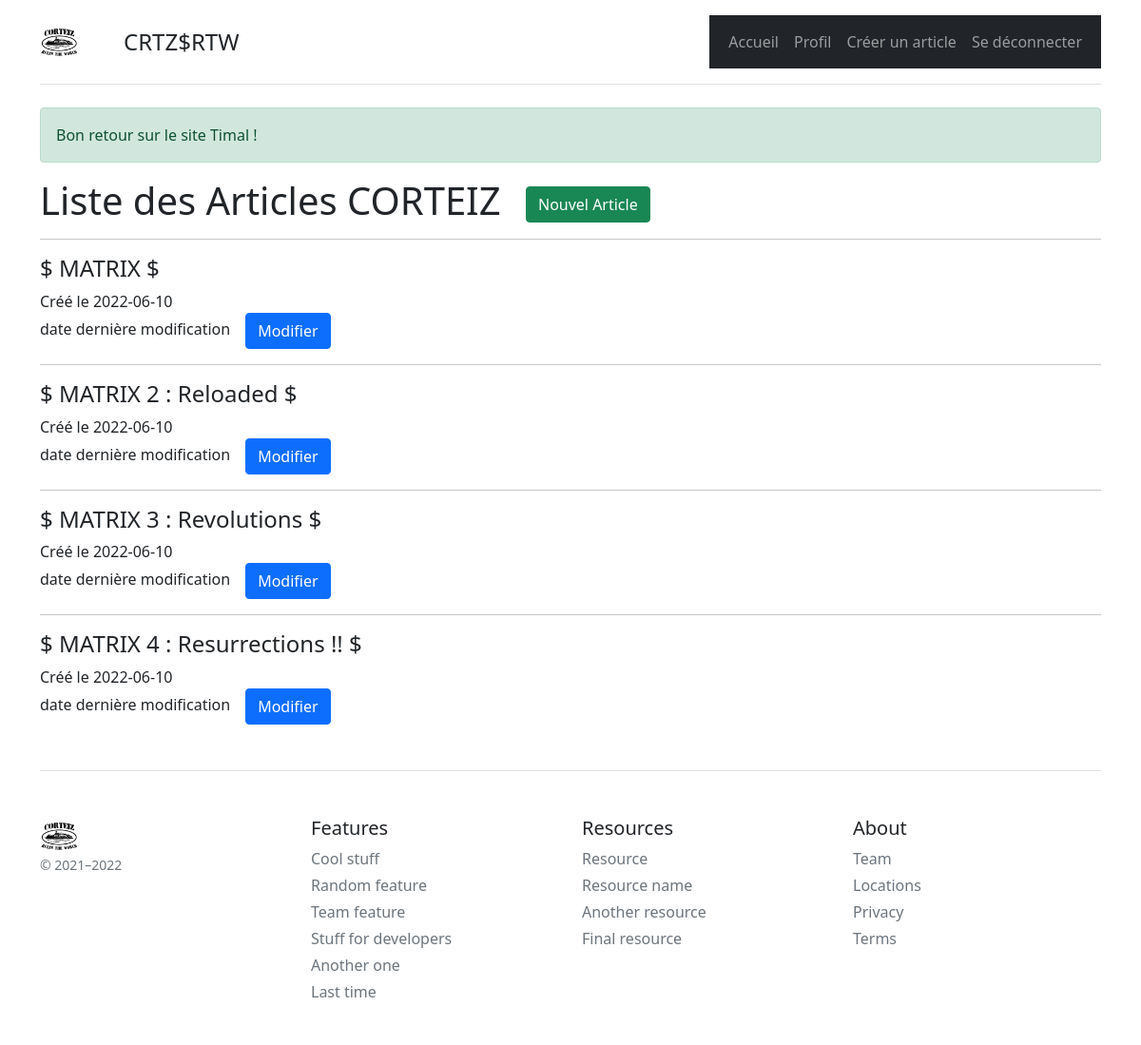
The app's page /compte/listerArticles (signed in) with its own data.
### tables this page shows
CREATE TABLE `article` (
  `id` int(11) NOT NULL,
  `titre` varchar(200) NOT NULL,
  `corps` text NOT NULL,
  `created_at` date NOT NULL,
  `updated_at` date DEFAULT NULL,
  `login` varchar(50) DEFAULT NULL
);

### controllers/MainController.controller.php (called while the page is built, shortened)
<?php
abstract class MainController{
    protected function genererPage($data){
        extract($data);
        require_once($view);
        $page_content = ob_get_clean();
        require_once($template);
    }
}

### controllers/Utilisateur/Utilisateur.controller.php (called while the page is built, shortened)
<?php
require_once("./controllers/MainController.controller.php");
require_once("./models/Utilisateur/Utilisateur.model.php");
class UtilisateurController extends MainController{
    private $utilisateurManager;
    public function __construct() {
       $this->utilisateurManager = new UtilisateurManager();
    }
    public function listerArticles(){
        $articles = $this->utilisateurManager->getArticles($_SESSION['profil']['login']);
        $data_page = [
            "page_description" => "Liste des articles de blog",
            "page_title" => "Liste des articles de blog",
            "articles" => $articles,
            "view" => "views/Utilisateur/listerArticles.view.php",
            "template" => "views/common/template.php"
        ];
        $this->genererPage($data_page);
    }
}

### models/Model.class.php (called while the page is built, shortened)
<?php
abstract class Model{
    private static $pdo;
    private static function setBdd(){
        self::$pdo = new PDO("mysql:host=127.0.0.1:8889;dbname=CRTZ;charset=utf8", "root", "root");
        self::$pdo->setAttribute(PDO::ATTR_ERRMODE, PDO::ERRMODE_EXCEPTION);
    }
    protected function getBdd(){
        return self::$pdo;
    }
}

### models/Utilisateur/Utilisateur.model.php (called while the page is built, shortened)
<?php
class UtilisateurManager extends MainManager{
    public function getArticles($login) {
        $req = "SELECT * FROM article WHERE login = :login";
        $stmt = $this->getBdd()->prepare($req);
        $stmt->bindValue(":login",$login,PDO::PARAM_STR);
        $stmt->execute();
        $resultat = $stmt->fetchAll(PDO::FETCH_ASSOC);
        return $resultat;
    }
}

### controllers/Securite.class.php (called while the page is built, shortened)
<?php
class Securite{
    public static function estConnecte(){
        return (!empty($_SESSION['profil']));
    }
}

### views/Utilisateur/listerArticles.view.php (the view)
<h1>Liste des Articles CORTEIZ <a href="<?= URL; ?>compte/creerArticle" class="btn btn-success ms-3">Nouvel Article</a></h1>
<?php foreach ($articles as $article) {
    echo '<hr>';
    echo "<h4>".$article["titre"]."</h4>";
    echo "Créé le " . $article["created_at"]. "</br>";
    echo "date dernière modification" . $article["updated_at"];
    echo '<a href="'.URL.'compte/modifierArticle/'.$article['id'].'" class="btn btn-primary ms-3">Modifier</a>';
} ?>

### index.php (shortened to what this page needs)
<?php
require_once("./controllers/Securite.class.php");
require_once("./controllers/Utilisateur/Utilisateur.controller.php");
$visiteurController = new VisiteurController();
$utilisateurController = new UtilisateurController();
try {
    if(empty($_GET['page'])){
        $page = "accueil";
    } else {
        $url = explode("/", filter_var($_GET['page'],FILTER_SANITIZE_URL));
        $page = $url[0];
    }
    switch($page){
        case "compte" :
            if (!Securite::estConnecte()){
                Toolbox::ajouterMessageAlerte("Veuillez vous connecter !",
                Toolbox::COULEUR_ROUGE);
                header("Location: ".URL."login");
            }else{
                switch($url[1]){
                    case 'listerArticles': $utilisateurController->listerArticles();
                    break;
                }
            }
        break;
    }
} catch (Exception $e){
    $visiteurController->pageErreur($e->getMessage());
}

### views/common/template.php (shortened to what this page needs)
<!DOCTYPE html>
<html lang="en">
<head>
    <link href="https://cdn.jsdelivr.net/npm/bootstrap@5.0.0-beta3/dist/css/bootstrap.min.css" rel="stylesheet">
    <link href="<?= URL ?>public/CSS/main.css" rel="stylesheet" />
</head>
<body>
    <?php require_once("views/common/header.php"); ?>
    <div class="container">
        <?php
            if(!empty($_SESSION['alert'])) {
                foreach($_SESSION['alert'] as $alert){
                    echo "<div class='alert ". $alert['type'] ."' role='alert'>
                        ".$alert['message']."
                    </div>";
                }
            }
        ?>
        <?= $page_content; ?>
    </div>
    <?php require_once("views/common/footer.php"); ?>
</body>
</html>

### views/common/header.php
<div class="container">
  <header class="d-flex flex-wrap justify-content-center py-3 mb-4 border-bottom">
    <a href="/" class="d-flex align-items-center mb-3 mb-md-0 me-md-auto text-dark text-decoration-none">
      <img src="<?= URL; ?>public/Assets/images/CRTZ.png" width="40" alt="logo du site" />
      <span class="ms-5 fs-4">CRTZ$RTW</span>
    </a>
    <?php require_once("views/common/menu.php"); ?>
  </header>
</div>

### views/common/menu.php (shortened to what this page needs)
<nav class="navbar navbar-expand-lg navbar-dark bg-dark">
  <div class="container-fluid">
    <div class="collapse navbar-collapse" id="navbarSupportedContent">
      <ul class="navbar-nav me-auto mb-2 mb-lg-0">
        <li class="nav-item">
          <a class="nav-link" aria-current="page" href="<?= URL; ?>accueil">Accueil</a>
        </li>
        <?php if(empty($_SESSION['profil'])) : ?>
          <li class="nav-item">
            <a class="nav-link" aria-current="page" href="<?= URL; ?>login">Se connecter</a>
          </li>
          <li class="nav-item">
            <a class="nav-link" aria-current="page" href="<?= URL; ?>creerCompte">Créer Compte</a>
          </li>
        <?php else : ?>
          <li class="nav-item">
            <a class="nav-link" aria-current="page" href="<?= URL; ?>compte/profil">Profil</a>
          </li>
          <li class="nav-item">
          <a class="nav-link" aria-current="page" href="<?= URL; ?>compte/creerArticle">Créer un article</a>
          </li>
          <li class="nav-item">
            <a class="nav-link" aria-current="page" href="<?= URL; ?>compte/deconnexion">Se déconnecter</a>
          </li>
        <?php endif; ?>
      </ul>
    </div>
  </div>
</nav>

### views/common/footer.php
<div class="container">
    <footer class="pt-4 my-md-5 pt-md-5 border-top">
        <div class="row">
        <div class="col-12 col-md">
        <img src="<?= URL; ?>public/Assets/images/CRTZ.png" width="40" alt="logo du site" />
            <small class="d-block mb-3 text-muted">&copy; 2021–2022</small>
        </div>
        <div class="col-6 col-md">
            <h5>Features</h5>
            <ul class="list-unstyled text-small">
            <li class="mb-1"><a class="link-secondary text-decoration-none" href="#">Cool stuff</a></li>
            <li class="mb-1"><a class="link-secondary text-decoration-none" href="#">Random feature</a></li>
            <li class="mb-1"><a class="link-secondary text-decoration-none" href="#">Team feature</a></li>
            <li class="mb-1"><a class="link-secondary text-decoration-none" href="#">Stuff for developers</a></li>
            <li class="mb-1"><a class="link-secondary text-decoration-none" href="#">Another one</a></li>
            <li class="mb-1"><a class="link-secondary text-decoration-none" href="#">Last time</a></li>
            </ul>
        </div>
        <div class="col-6 col-md">
            <h5>Resources</h5>
            <ul class="list-unstyled text-small">
            <li class="mb-1"><a class="link-secondary text-decoration-none" href="#">Resource</a></li>
            <li class="mb-1"><a class="link-secondary text-decoration-none" href="#">Resource name</a></li>
            <li class="mb-1"><a class="link-secondary text-decoration-none" href="#">Another resource</a></li>
            <li class="mb-1"><a class="link-secondary text-decoration-none" href="#">Final resource</a></li>
            </ul>
        </div>
        <div class="col-6 col-md">
            <h5>About</h5>
            <ul class="list-unstyled text-small">
            <li class="mb-1"><a class="link-secondary text-decoration-none" href="#">Team</a></li>
            <li class="mb-1"><a class="link-secondary text-decoration-none" href="#">Locations</a></li>
            <li class="mb-1"><a class="link-secondary text-decoration-none" href="#">Privacy</a></li>
            <li class="mb-1"><a class="link-secondary text-decoration-none" href="#">Terms</a></li>
            </ul>
        </div>
        </div>
    </footer>
</div>

### records on screen
article: titre "$ MATRIX $", created_at "2022-06-10"
article: titre "$ MATRIX 2 : Reloaded $", created_at "2022-06-10"
article: titre "$ MATRIX 3 : Revolutions $", created_at "2022-06-10"
article: titre "$ MATRIX 4 : Resurrections !! $", created_at "2022-06-10"

### other values on screen
$alert['message'] "Bon retour sur le site Timal !"
